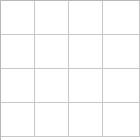
<?xml version="1.0" encoding="UTF-8"?>
<ui version="4.0">
 <class>Emoji</class>
 <widget class="QWidget" name="Emoji">
  <property name="geometry">
   <rect>
    <x>0</x>
    <y>0</y>
    <width>140</width>
    <height>140</height>
   </rect>
  </property>
  <property name="maximumSize">
   <size>
    <width>140</width>
    <height>140</height>
   </size>
  </property>
  <property name="baseSize">
   <size>
    <width>140</width>
    <height>140</height>
   </size>
  </property>
  <property name="windowTitle">
   <string>Form</string>
  </property>
  <widget class="QTableWidget" name="emojiWidget">
   <property name="geometry">
    <rect>
     <x>0</x>
     <y>0</y>
     <width>141</width>
     <height>141</height>
    </rect>
   </property>
   <property name="showGrid">
    <bool>true</bool>
   </property>
   <property name="gridStyle">
    <enum>Qt::SolidLine</enum>
   </property>
   <property name="sortingEnabled">
    <bool>false</bool>
   </property>
   <property name="wordWrap">
    <bool>true</bool>
   </property>
   <property name="cornerButtonEnabled">
    <bool>true</bool>
   </property>
   <property name="rowCount">
    <number>4</number>
   </property>
   <property name="columnCount">
    <number>4</number>
   </property>
   <attribute name="horizontalHeaderVisible">
    <bool>false</bool>
   </attribute>
   <attribute name="horizontalHeaderCascadingSectionResizes">
    <bool>false</bool>
   </attribute>
   <attribute name="horizontalHeaderDefaultSectionSize">
    <number>34</number>
   </attribute>
   <attribute name="horizontalHeaderHighlightSections">
    <bool>true</bool>
   </attribute>
   <attribute name="horizontalHeaderMinimumSectionSize">
    <number>25</number>
   </attribute>
   <attribute name="horizontalHeaderShowSortIndicator" stdset="0">
    <bool>false</bool>
   </attribute>
   <attribute name="horizontalHeaderStretchLastSection">
    <bool>true</bool>
   </attribute>
   <attribute name="verticalHeaderVisible">
    <bool>false</bool>
   </attribute>
   <attribute name="verticalHeaderDefaultSectionSize">
    <number>34</number>
   </attribute>
   <attribute name="verticalHeaderHighlightSections">
    <bool>true</bool>
   </attribute>
   <attribute name="verticalHeaderMinimumSectionSize">
    <number>25</number>
   </attribute>
   <row/>
   <row/>
   <row/>
   <row/>
   <column/>
   <column/>
   <column/>
   <column/>
  </widget>
 </widget>
 <resources/>
 <connections/>
</ui>
